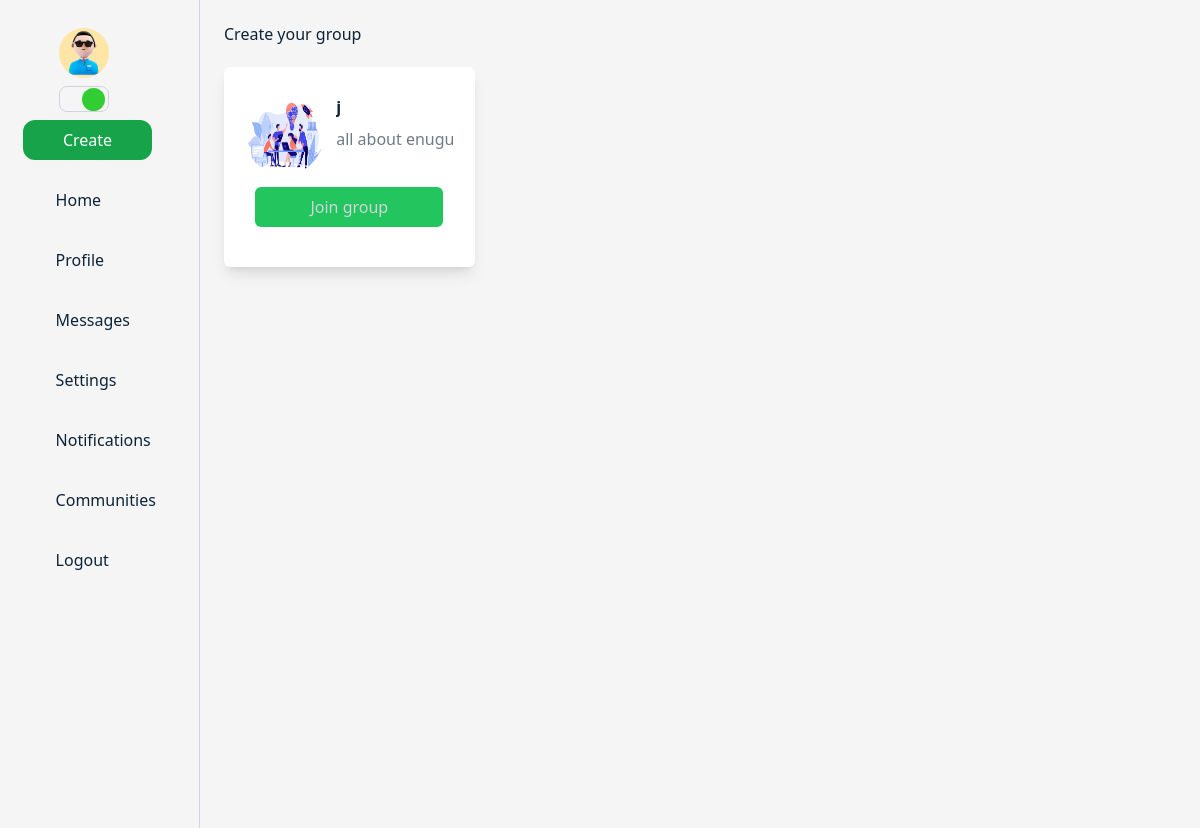
/allgroups/ (signed in), run on the app's committed database.
### user/models.py (models this page shows, shortened)
class CustomUser(AbstractUser):
    email = models.EmailField(_("email address"), unique=True)
    bio = models.TextField(blank= True)
    last_activity = models.DateTimeField(null=True, blank=True)
    prof_pics = models.ImageField(upload_to= 'images/', default='images/prof.jpg')
    cover_photo = models.ImageField(upload_to= 'images/', default='images/cover.jpg')
    date_joined=models.DateTimeField(auto_now_add=True, verbose_name="date_joined")
    last_login=models.DateTimeField(verbose_name="last_login", auto_now=True,)
    is_active=models.BooleanField(default=True)
    is_superuser=models.BooleanField(default=False)
    is_admin=models.BooleanField(default=False)
    is_staff=models.BooleanField(default=False)
    notifications= models.IntegerField(default=0)
    message_notif= models.IntegerField(default=0)
    logout_notification= models.IntegerField(default=0)
    logout_message_notification= models.IntegerField(default=0)
    USERNAME_FIELD = "email"
    REQUIRED_FIELDS = []
    objects = CustomUserManager()

### groupapp/models.py (models this page shows, shortened)
class UserGroups(models.Model):
    name = models.CharField(max_length=100, null=False, blank=False, unique=True)
    members = models.ManyToManyField(CustomUser, related_name="members")
    description = models.CharField(max_length=100, null=False, blank=False, unique=False)
    cover_photo = models.ImageField(null = True, blank =True, upload_to= 'group_cover/', default='groupdefault/group.jpg')
    group = models.ManyToManyField(Group, blank=True)
    owner= models.ForeignKey(CustomUser, on_delete=models.CASCADE, related_name="owner")

### groupapp/views.py (the view)
# urls.py: path('allgroups/', list_all_groups, name="allgroups"),
@login_required(login_url="login")
def list_all_groups(request):
    groups= UserGroups.objects.all()
    return render(request, "groups/allgroups.html", {"groups": groups})

### templates/groups/allgroups.html (shortened to what this page needs)
{% extends 'base.html' %}
{% load static %}
{% block content %}
<div class="w-full h-screen bg-base-lightbg dark:bg-base-darkbg pb-8 md:mb-0">
    <div class="w-full flex items-center gap-3 pt-4">
        <div class="text-[#0d2438] dark:text-gray-300 pl-6 ">Create your group </div>
        <div id="grouppagecreategroup"><i class="fa fa-plus-circle text-green-600 hover:text-green-300 cursor-pointer text-xl mt-3" aria-hidden="true" ></i>
        </div>
    </div>
    <div class="w-full h-full pt-4 px-6 grid grid-cols-2 lg:grid-cols-3 gap-5 ">
        {% for i in groups  %}
            <div class="w-[100%] h-[200px] p-1 flex flex-col gap-1 sm:p-2 sm:gap-3 justify-center items-center bg-base-lightbgvariant dark:bg-base-darkbgvariant shadow-lg rounded-md cursor-pointer transform origin-center transition-transform duration-300 hover:shadow-xl hover:scale-105">
                <div class="flex sm:gap-3 justify-center">
                    {% if i.cover_photo %}
                        <img class="w-20 h-20 rounded-full" src="{{ i.cover_photo.url }}" alt="cover photo">
                        {% else %}
                        <img class="w-20 h-20 rounded-full" src="{% static 'images/cover.jpg' %}" alt="cover photo">
                        {% endif %}
                    <div class="w-full grid justify-items-center align-content-center overflow-hidden">
                        <p class="font-bold h-fit w-full text-[#0d2438] cursor-pointer dark:text-gray-300" style="white-space: nowrap; overflow: hidden; text-overflow: ellipsis;">{{ i.name }}</p>
                        <p class="text-[#0d2438] h-fit w-full dark:text-gray-300 -mt-4 opacity-60" style="white-space: nowrap; overflow: hidden; text-overflow: ellipsis;">{{ i.description }}</p>
                    </div>
                </div>
                {% if request.user not in i.members.all and request.user != i.owner %}
                    <a href="{% url 'join-group' id=i.id %}" class="w-4/5 min-w-[107px] h-fit p-2 mb-3 rounded-md bg-green-500 text-gray-300 cursor-pointer text-center">
                        <p>Join group</p>
                    </a>
                {% else %}
                    <a href="{% url 'group-view' name=i.name %}" class="w-4/5 min-w-[107px] h-fit p-2 mb-3 rounded-md bg-green-500 text-gray-300 cursor-pointer text-center">
                        <p>View group</p>
                    </a>
                {% endif %}
            </div>
        {% endfor %}
    </div>
</div>
{% endblock content %}

### templates/hometweet/leftnav.html (shortened to what this page needs)
{% load static %}
<!DOCTYPE html>
<html lang="en">
<head>
</head>
<body>
    <div class="w-full h-full  flex flex-col items-center ">
        <div class="w-full flex flex-col items-center mr-8">
            <img src="{{ request.user.prof_pics.url}}" class="w-[50px] h-[50px] rounded-full mt-7">
        </div>
        <div class="mr-8">
            <label for="checkbox" class="checkbox-label bg-transparent w-[50px] rounded-lg relative p-1 cursor-pointer flex justify-between items-center border border-gray-300 dark:border-gray-600 ">
                <i class="fas fa-sun text-red-700 "></i>
              <span id="ball"></span>
            </label>
        </div>
        <div x-data="{ open: false }" class="relative mr-6">
            <div @click="open = true">
                <div id="create"  class="w-fit py-2 px-10 mt-2 rounded-xl  text-white bg-green-600 cursor-pointer">Create</div>
            </div>
        </div>
        <div class="flex items-center">
            <div class="w-fit h-full text-start">
                <div class="text-[#0d2438] dark:text-white mt-5 py-2"><i class="fa fa-home" aria-hidden="true" ></i></div>
                <div class="text-[#0d2438] dark:text-white mt-5 py-2"><i class="fa fa-user" aria-hidden="true" ></i></div>
                <div class="text-[#0d2438] dark:text-white mt-5 py-2"><i class="fa fa-envelope" aria-hidden="true"></i></div>
                <div class="text-[#0d2438] dark:text-white mt-5 py-2"><i class="fa fa-cog" aria-hidden="true" ></i></div>
                <div class="text-[#0d2438] dark:text-white mt-5 py-2"></div>
                <div class="text-[#0d2438] dark:text-white mt-5 py-2"><i class="fa fa-users" aria-hidden="true" ></i></div>
                <div class="text-[#0d2438] dark:text-white mt-5 py-2"><i class="fa fa-sign-out" aria-hidden="true"></i></div>
            </div>
            <div class="w-fit flex flex-col items-start">
                <div class="text-[#0d2438] dark:text-gray-300 mt-5 hover:bg-base-lightbgvariant  dark:hover:bg-base-darkbgvariant py-2 px-4 rounded-lg cursor-pointer"><a href="{% url 'home' %}">Home</a></div>
                <div class="text-[#0d2438] dark:text-gray-300 mt-5 hover:bg-base-lightbgvariant  dark:hover:bg-base-darkbgvariant py-2 px-4 rounded-lg cursor-pointer"><a href="{% url 'profile' name=request.user.username %}">Profile</a></div>
                <div id="leftnavmessage" class="text-center justify-center text-[#0d2438] dark:text-gray-300 mt-5 relative hover:bg-base-lightbgvariant  dark:hover:bg-base-darkbgvariant py-2 px-4 rounded-lg cursor-pointer">
                    <a href="{% url 'chatintialmessage' %}">
                        Messages</a>
                </div>
                <div class="text-[#0d2438] dark:text-gray-300 mt-5 hover:bg-base-lightbgvariant  dark:hover:bg-base-darkbgvariant py-2 px-4 rounded-lg cursor-pointer">Settings</div>
                <a href="{% url 'notification_view' %}">
                    <div id="belliconcontainer" class="flex text-[#0d2438] relative dark:text-gray-300 mt-5 hover:bg-base-lightbgvariant  dark:hover:bg-base-darkbgvariant py-2 px-4 rounded-lg cursor-pointer">
                        Notifications
                    </div>
                </a>
                <a href="{% url 'allgroups' %}">
                    <div class="flex  text-[#0d2438] dark:text-gray-300 mt-5 hover:bg-base-lightbgvariant  dark:hover:bg-base-darkbgvariant py-2 px-4 rounded-lg cursor-pointer">Communities</div>
                </a>
                <div id="logout" class="flex  text-[#0d2438] dark:text-gray-300 mt-5 hover:bg-base-lightbgvariant  dark:hover:bg-base-darkbgvariant py-2 px-4 rounded-lg cursor-pointer">Logout</div>
            </div>
        </div>
    </div>
</body>
</html>

### data on the page
CustomUser: user.prof_pics (picture)
UserGroups: cover_photo (picture), name "j", description "all about enugu", shows "Join group"
